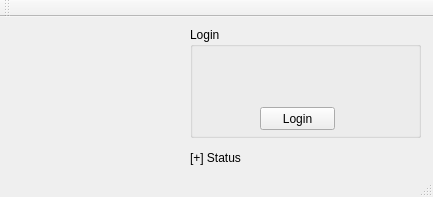
<?xml version="1.0" encoding="UTF-8"?>
<ui version="4.0">
 <class>Login</class>
 <widget class="QMainWindow" name="Login">
  <property name="geometry">
   <rect>
    <x>0</x>
    <y>0</y>
    <width>433</width>
    <height>197</height>
   </rect>
  </property>
  <property name="windowTitle">
   <string>Login</string>
  </property>
  <widget class="QWidget" name="centralWidget">
   <widget class="QLabel" name="lblStatus">
    <property name="geometry">
     <rect>
      <x>190</x>
      <y>120</y>
      <width>231</width>
      <height>41</height>
     </rect>
    </property>
    <property name="text">
     <string>[+] Status</string>
    </property>
   </widget>
   <widget class="QGroupBox" name="gpbLogin">
    <property name="geometry">
     <rect>
      <x>190</x>
      <y>10</y>
      <width>231</width>
      <height>111</height>
     </rect>
    </property>
    <property name="title">
     <string>Login</string>
    </property>
    <widget class="QPushButton" name="btnLogin">
     <property name="geometry">
      <rect>
       <x>70</x>
       <y>80</y>
       <width>75</width>
       <height>23</height>
      </rect>
     </property>
     <property name="text">
      <string>Login</string>
     </property>
    </widget>
    <widget class="QWidget" name="">
     <property name="geometry">
      <rect>
       <x>20</x>
       <y>20</y>
       <width>196</width>
       <height>22</height>
      </rect>
     </property>
     <layout class="QHBoxLayout" name="horizontalLayout">
      <item>
       <widget class="QLabel" name="lblUname">
        <property name="text">
         <string>Username: </string>
        </property>
       </widget>
      </item>
      <item>
       <widget class="QLineEdit" name="edtUname"/>
      </item>
     </layout>
    </widget>
    <widget class="QWidget" name="">
     <property name="geometry">
      <rect>
       <x>20</x>
       <y>50</y>
       <width>194</width>
       <height>22</height>
      </rect>
     </property>
     <layout class="QHBoxLayout" name="horizontalLayout_2">
      <item>
       <widget class="QLabel" name="lblPass">
        <property name="text">
         <string>Password: </string>
        </property>
       </widget>
      </item>
      <item>
       <widget class="QLineEdit" name="edtPass">
        <property name="echoMode">
         <enum>QLineEdit::Password</enum>
        </property>
       </widget>
      </item>
     </layout>
    </widget>
   </widget>
   <widget class="QLabel" name="lblLogo">
    <property name="geometry">
     <rect>
      <x>20</x>
      <y>10</y>
      <width>151</width>
      <height>111</height>
     </rect>
    </property>
    <property name="text">
     <string/>
    </property>
   </widget>
  </widget>
  <widget class="QMenuBar" name="menuBar">
   <property name="geometry">
    <rect>
     <x>0</x>
     <y>0</y>
     <width>433</width>
     <height>21</height>
    </rect>
   </property>
  </widget>
  <widget class="QToolBar" name="mainToolBar">
   <attribute name="toolBarArea">
    <enum>TopToolBarArea</enum>
   </attribute>
   <attribute name="toolBarBreak">
    <bool>false</bool>
   </attribute>
  </widget>
  <widget class="QStatusBar" name="statusBar"/>
 </widget>
 <layoutdefault spacing="6" margin="11"/>
 <resources/>
 <connections/>
</ui>
